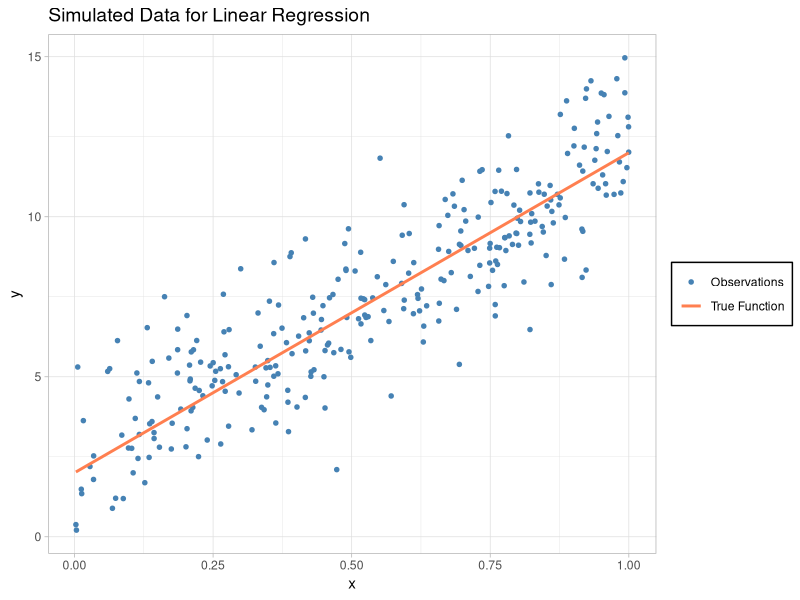
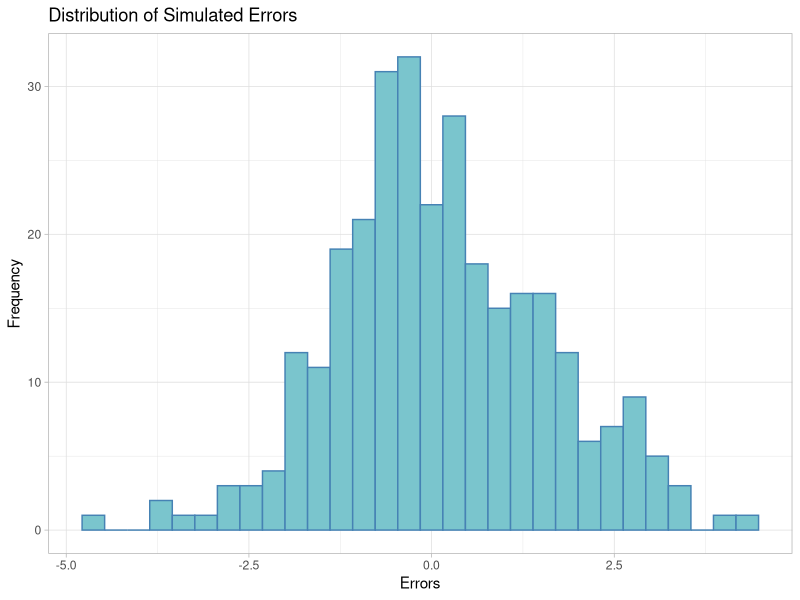
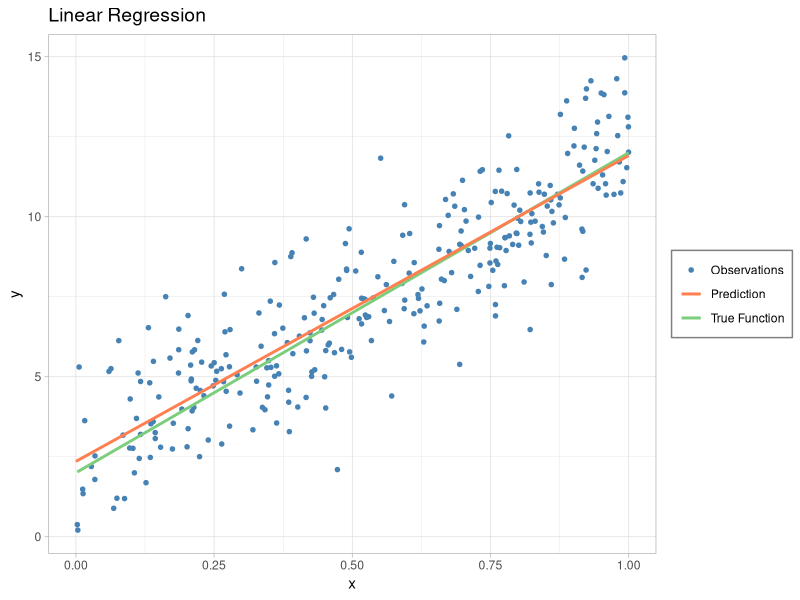
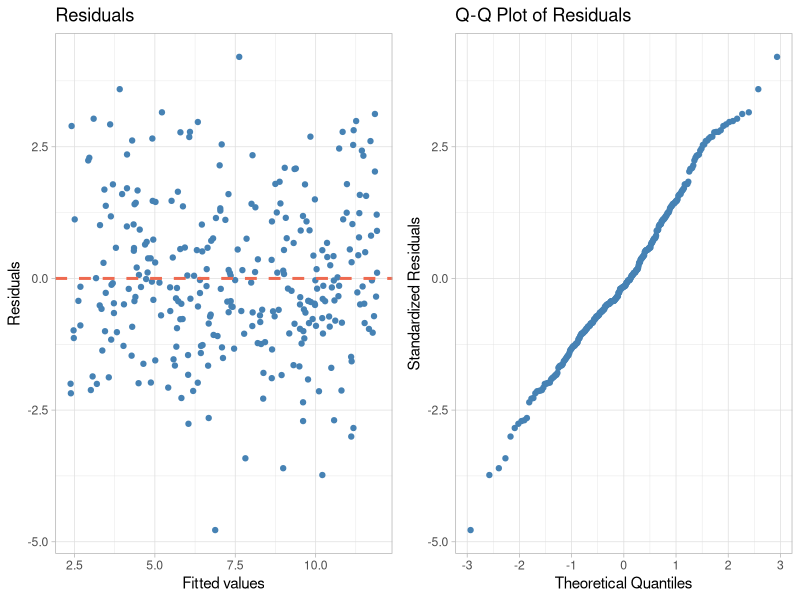

These figures' R source, in order:
## ---- chunk 1
knitr::opts_chunk$set(echo = TRUE)
set.seed(2512)
## ---- chunk 2
x <- runif(300, min=0, max=1) # X ~ Unif(0,1) n=300
x <- x[order(x)]

# Errors
eps <- rnorm(300, sd = 1.5)
# True and observed values
y.true <- 2 + 10*x
y.obs <- y.true + eps
## ---- chunk 3
library(ggplot2)
library(gridExtra)
## ---- chunk 4
data <- data.frame(x, y.obs, y.true)
ggplot(data = data) +
  geom_point(aes(x = x, y = y.obs, color = "Observations"), shape = 20, 
             size = 2) +
  geom_line(aes(x = x, y = y.true, color = "True Function"), linewidth = 1) +
  scale_color_manual(values = c("Observations" = "steelblue", 
                                "True Function" = "coral")) +
  labs(title = "Simulated Data for Linear Regression",
       x = "x",
       y = "y",
       color = NULL) +
  theme_light() +
  theme(plot.title = element_text(size = 14),
        legend.position.inside = c(0.15, 0.85),  
        legend.background = element_rect(fill = "white", colour = "black")) 
## ---- chunk 5
ggplot(data = data.frame(eps), aes(x = eps)) +
  geom_histogram(bins = 30, color = 'steelblue', fill = "cadetblue3") +
  labs(title = "Distribution of Simulated Errors", 
       x = "Errors", 
       y = "Frequency") +
  theme_light()
## ---- chunk 6
model <- lm(y.obs ~ x, data = data)
model$coefficients

x.pred <- seq(0, 1, length.out = 300)
y.pred <- predict(model, newdata = data.frame(x = x.pred))
## ---- chunk 7
data.model <- data.frame(x, y.obs, y.true, x.pred, y.pred)
ggplot(data = data.model) +
  geom_point(aes(x = x, y = y.obs, color = "Observations"), 
             shape = 20, size = 2) +
  geom_line(aes(x = x, y = y.true, color = "True Function"), linewidth = 1) +
  geom_path(aes(x = x.pred, y = y.pred, color = "Prediction"), linewidth = 1) +
  scale_color_manual(values = c("Observations" = "steelblue", 
                                "Prediction" = "coral",
                                "True Function" = "palegreen3")) +
  labs(title = "Linear Regression",
       x = "x",
       y = "y",
       color = NULL) +
  theme_light() +
  theme(plot.title = element_text(size = 14),
        legend.position.inside = c(0.18, 0.85),  
        legend.background = element_rect(fill = "white", colour = "gray50")) 
## ---- chunk 8
residuals <- resid(model)
# Residuals plot
plot1 <- ggplot(data, aes(x = fitted(model), y = residuals)) +
  geom_point(color = "steelblue") + 
  geom_hline(yintercept = 0, linetype = "dashed", color = "coral2", 
             linewidth=1) +
  labs(title = "Residuals",
       x = "Fitted values",
       y = "Residuals",
       color = NULL) +
  theme_light()

# Q-Q plot
plot2 <- ggplot() +
  stat_qq(aes(sample = residuals), color = "steelblue") +
  labs(title = "Q-Q Plot of Residuals",
       x = "Theoretical Quantiles",
       y = "Standardized Residuals",
       color = NULL) +
  theme_light()

# Arrange plots side by side
plot <- grid.arrange(plot1, plot2, nrow = 1, ncol = 2)
## ---- chunk 9
# Create the design matrix X
X <- cbind(1, x)  # Add a column of ones for the intercept term

# Calculate X^T * X
XtX <- t(X) %*% X

# Calculate (X^T * X)^-1
XtX_inv <- solve(XtX)

# Calculate X^T * y
Xty <- t(X) %*% y.obs

# Calculate beta
beta_hat <- XtX_inv %*% Xty
beta_hat
